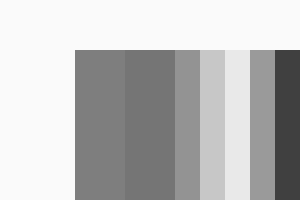
Frame 1 (no input)
Frame 60 (the mouse pressed at the canvas centre just before this capture): identical to frame 1, image omitted
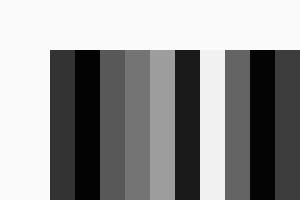
Frame 120 (the mouse held since frame 60 and released just before this capture)

The Processing sketch that drew these frames (run headless with seeded random() and noise(); from frame 60 on, the mouse is pressed at the canvas centre):

// Processing sketch: processing_948
// ── processing_948.pde

int colors[]; 
 
void setup(){ 
  colors = new int[30]; 
   for (int i = 0; i < 10; i++){ 
     colors[i] = (int)random(30,400); 
   } 
   
  size (300,200); 
} 
 
void draw(){ 
 background(250); 
 noStroke(); 
 for (int i = 0; i < 10; i++){ 
    fill(colors[i]); 
    rect(i*25+50,50,250,450);  
 } 
} 
 
void mousePressed(){ 
   for (int i = 0; i < 10; i++){ 
     colors[i] = (int)random(0,255); 
   } 
} 
